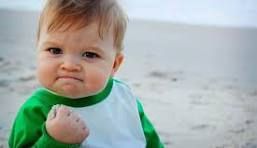
#> input picture images/yes!.jpg, 257 x 148 px
$ jupyter execute exp7.ipynb
#> lines starting #> are read from the running program, lines starting #| are printed output that depends on the picture; after the words box and inside, x2 and y2 are one past the last pixel; in counts of white or black regions, pixels touching at a corner belong together
[cell 1]
import cv2
import numpy as np
import matplotlib.pyplot as plt

src_img = cv2.imread("images/yes!.jpg",cv2.IMREAD_GRAYSCALE)
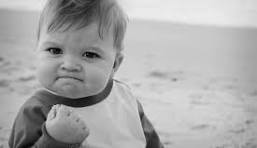
#> src_img: shape (148, 257); min 0, max 240, mean 170.8

if src_img is None:
    raise FileNotFoundError("Unable to load image")

# Converting it into negative image
neg_img = 255 - src_img
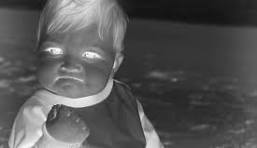
#> neg_img: shape (148, 257); min 15, max 255, mean 84.2

# Thresholding image
_,thres_img = cv2.threshold(src_img,128,255,cv2.THRESH_BINARY)
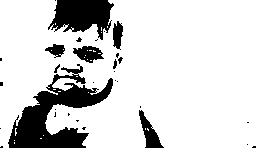
#> thres_img: shape (148, 257); 83.3% white; 31 black regions (23 under 20 px), largest, box (x1, y1, x2, y2) and area: (8, 64, 113, 148) 3452, (48, 0, 114, 40) 1662, (139, 110, 164, 148) 387

# Gamma correction
norm_img = src_img/255.0
gamma = 1.5
raising_power = np.power(norm_img,1/gamma)
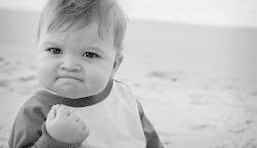
#> raising_power: shape (148, 257) float64; min 0, max 0.96, mean 0.758
gamma_img = np.uint8(raising_power * 255)

plt.figure(figsize=(6,4))

plt.subplot(2,2,1)
plt.title("Original Image")
plt.axis("off")
plt.imshow(src_img,cmap="gray")

plt.subplot(2,2,2)
plt.title("Negative Image")
plt.axis("off")
plt.imshow(neg_img,cmap="gray")

plt.subplot(2,2,3)
plt.title(" Image after Thresholding")
plt.axis("off")
plt.imshow(thres_img,cmap="gray")

plt.subplot(2,2,4)
plt.title("Gamma Image")
plt.axis("off")
plt.imshow(gamma_img,cmap="gray")

plt.tight_layout()

plt.show()

$ run again, with images/mountain.jpg copied over images/yes!.jpg
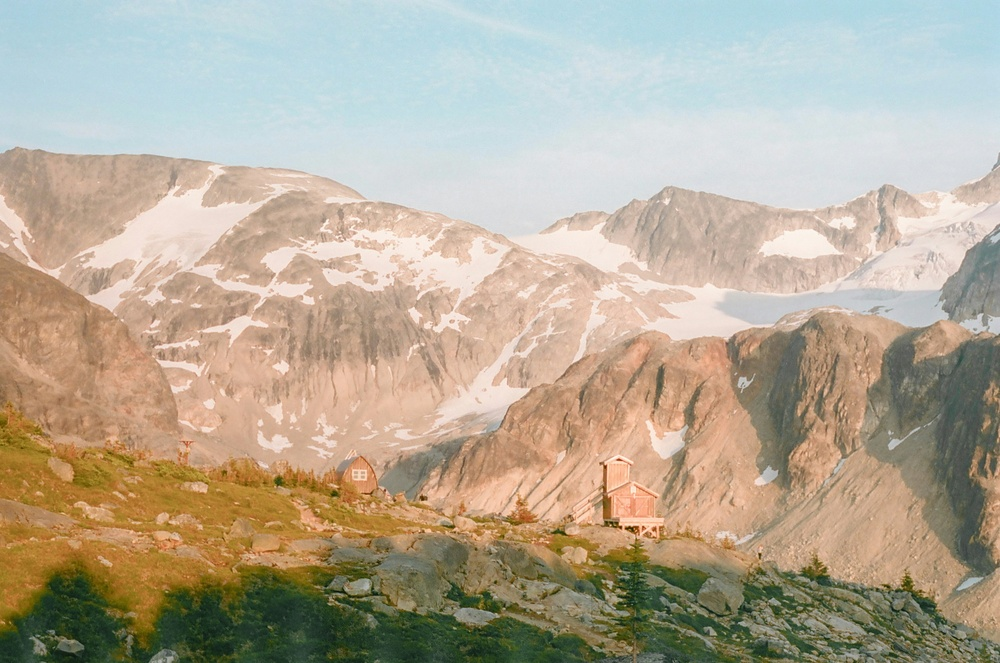
#> input picture images/mountain.jpg, 1000 x 663 px, shrunk from 3024 x 2005 before the run
#> `_,thres_img = cv2.threshold(src_img,128,255,cv2.THRESH_BINARY)`:
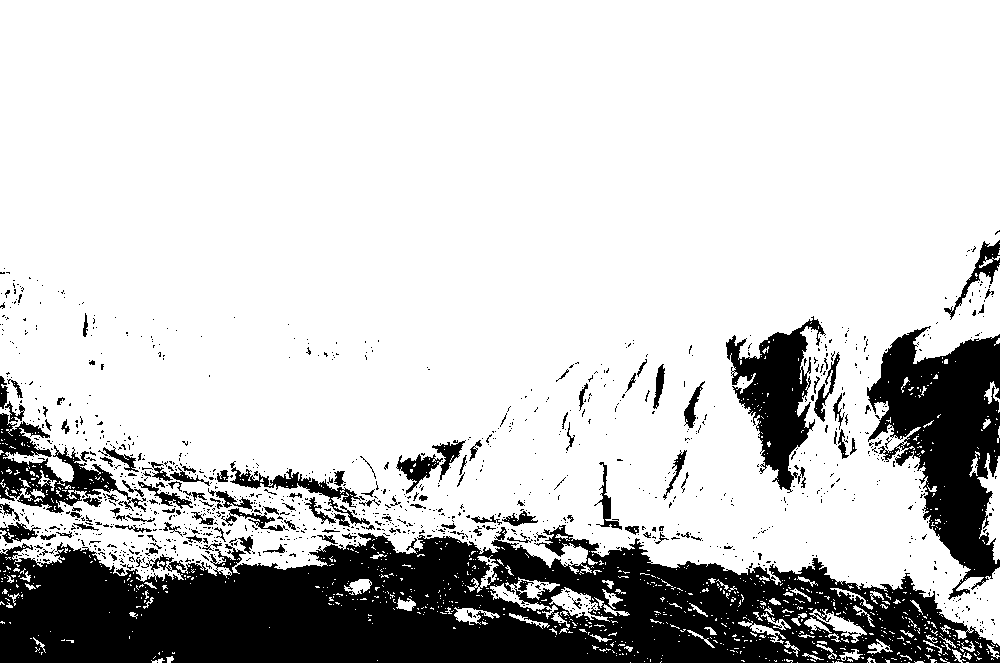
#> thres_img: shape (663, 1000); 79.5% white; 1222 black regions (1094 under 20 px), largest, box (x1, y1, x2, y2) and area: (0, 525, 1000, 663) 87685, (867, 326, 1000, 600) 19053, (726, 316, 826, 493) 7491
#> `raising_power = np.power(norm_img,1/gamma)`:
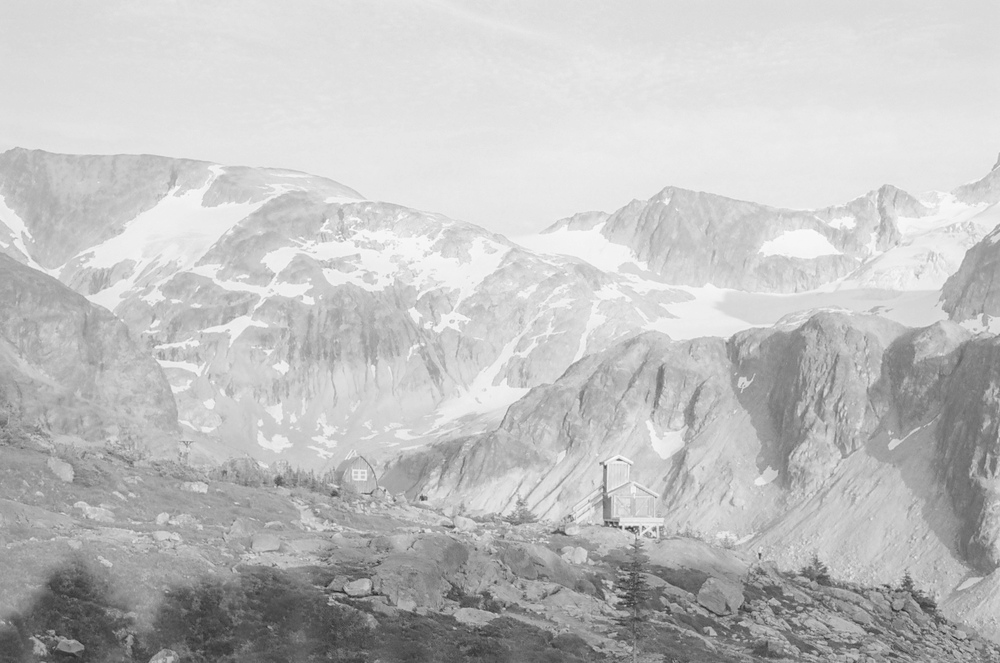
#> raising_power: shape (663, 1000) float64; min 0.144, max 0.995, mean 0.757
